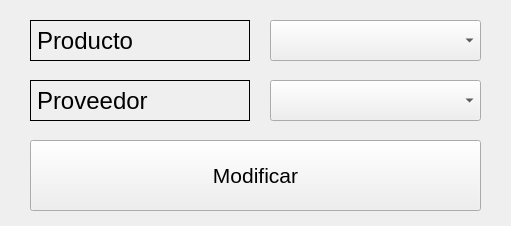
<?xml version="1.0" encoding="UTF-8"?>
<ui version="4.0">
 <class>MainWindow</class>
 <widget class="QMainWindow" name="MainWindow">
  <property name="enabled">
   <bool>true</bool>
  </property>
  <property name="geometry">
   <rect>
    <x>0</x>
    <y>0</y>
    <width>511</width>
    <height>226</height>
   </rect>
  </property>
  <property name="windowTitle">
   <string>MainWindow</string>
  </property>
  <widget class="QWidget" name="centralwidget">
   <widget class="QPushButton" name="pushButton">
    <property name="geometry">
     <rect>
      <x>30</x>
      <y>140</y>
      <width>451</width>
      <height>71</height>
     </rect>
    </property>
    <property name="font">
     <font>
      <pointsize>16</pointsize>
     </font>
    </property>
    <property name="text">
     <string>Modificar</string>
    </property>
   </widget>
   <widget class="QLabel" name="label_5">
    <property name="geometry">
     <rect>
      <x>30</x>
      <y>20</y>
      <width>220</width>
      <height>41</height>
     </rect>
    </property>
    <property name="font">
     <font>
      <pointsize>18</pointsize>
     </font>
    </property>
    <property name="frameShape">
     <enum>QFrame::Box</enum>
    </property>
    <property name="text">
     <string>Producto</string>
    </property>
    <property name="alignment">
     <set>Qt::AlignLeading|Qt::AlignLeft|Qt::AlignVCenter</set>
    </property>
   </widget>
   <widget class="QLabel" name="label_6">
    <property name="geometry">
     <rect>
      <x>30</x>
      <y>80</y>
      <width>220</width>
      <height>41</height>
     </rect>
    </property>
    <property name="font">
     <font>
      <pointsize>18</pointsize>
     </font>
    </property>
    <property name="frameShape">
     <enum>QFrame::Box</enum>
    </property>
    <property name="text">
     <string>Proveedor</string>
    </property>
    <property name="alignment">
     <set>Qt::AlignLeading|Qt::AlignLeft|Qt::AlignVCenter</set>
    </property>
   </widget>
   <widget class="QComboBox" name="comboBox">
    <property name="geometry">
     <rect>
      <x>270</x>
      <y>20</y>
      <width>211</width>
      <height>41</height>
     </rect>
    </property>
   </widget>
   <widget class="QComboBox" name="comboBox_2">
    <property name="geometry">
     <rect>
      <x>270</x>
      <y>80</y>
      <width>211</width>
      <height>41</height>
     </rect>
    </property>
   </widget>
  </widget>
 </widget>
 <resources>
  <include location="../img/logo.qrc"/>
 </resources>
 <connections/>
</ui>
